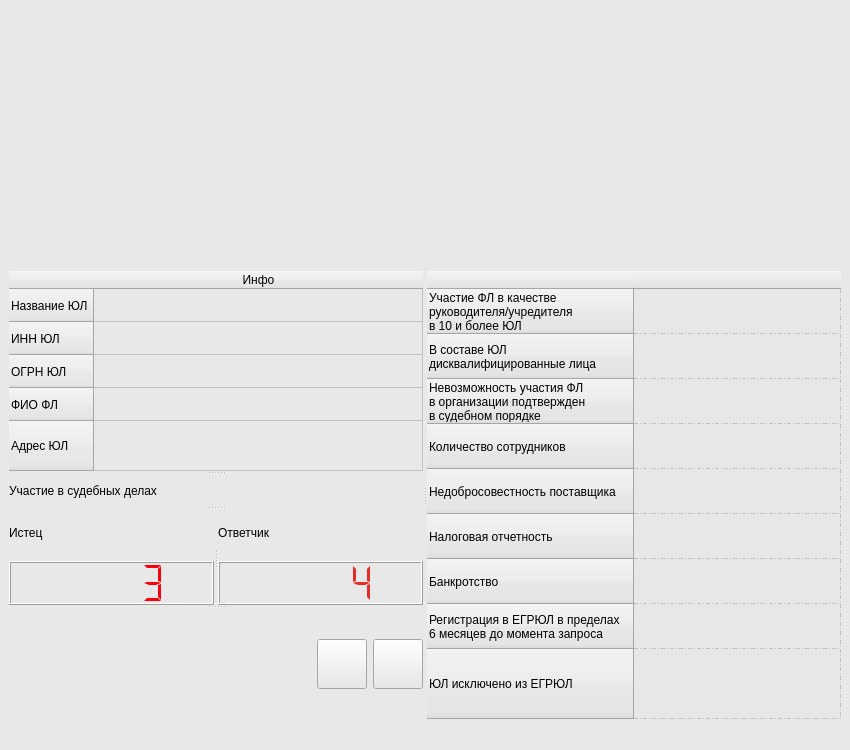
<?xml version="1.0" encoding="UTF-8"?>
<ui version="4.0">
 <class>MainWindow</class>
 <widget class="QMainWindow" name="MainWindow">
  <property name="windowModality">
   <enum>Qt::ApplicationModal</enum>
  </property>
  <property name="enabled">
   <bool>true</bool>
  </property>
  <property name="geometry">
   <rect>
    <x>0</x>
    <y>0</y>
    <width>850</width>
    <height>750</height>
   </rect>
  </property>
  <property name="sizePolicy">
   <sizepolicy hsizetype="Preferred" vsizetype="Preferred">
    <horstretch>0</horstretch>
    <verstretch>0</verstretch>
   </sizepolicy>
  </property>
  <property name="minimumSize">
   <size>
    <width>850</width>
    <height>750</height>
   </size>
  </property>
  <property name="font">
   <font>
    <family>.SF NS Text</family>
   </font>
  </property>
  <property name="windowTitle">
   <string>MainWindow</string>
  </property>
  <property name="styleSheet">
   <string notr="true">background-color: rgb(232, 232, 232);
</string>
  </property>
  <widget class="QWidget" name="centralwidget">
   <property name="styleSheet">
    <string notr="true"/>
   </property>
   <layout class="QVBoxLayout" name="verticalLayout_3">
    <item>
     <widget class="QLabel" name="label">
      <property name="minimumSize">
       <size>
        <width>100</width>
        <height>100</height>
       </size>
      </property>
      <property name="maximumSize">
       <size>
        <width>16777215</width>
        <height>150</height>
       </size>
      </property>
      <property name="baseSize">
       <size>
        <width>300</width>
        <height>100</height>
       </size>
      </property>
      <property name="font">
       <font>
        <family>Times</family>
        <pointsize>30</pointsize>
        <weight>50</weight>
        <italic>false</italic>
        <bold>false</bold>
       </font>
      </property>
      <property name="toolTip">
       <string>&lt;html&gt;&lt;head/&gt;&lt;body&gt;&lt;p&gt;&lt;img src=&quot;:/New/cat.jpg&quot;/&gt;&lt;/p&gt;&lt;/body&gt;&lt;/html&gt;</string>
      </property>
      <property name="styleSheet">
       <string notr="true">
image: url(:/newP/1.png);
</string>
      </property>
      <property name="text">
       <string/>
      </property>
      <property name="textFormat">
       <enum>Qt::PlainText</enum>
      </property>
      <property name="alignment">
       <set>Qt::AlignCenter</set>
      </property>
      <property name="wordWrap">
       <bool>false</bool>
      </property>
      <property name="textInteractionFlags">
       <set>Qt::LinksAccessibleByMouse</set>
      </property>
     </widget>
    </item>
    <item>
     <widget class="QWidget" name="widget" native="true">
      <property name="minimumSize">
       <size>
        <width>0</width>
        <height>50</height>
       </size>
      </property>
      <property name="maximumSize">
       <size>
        <width>16777215</width>
        <height>100</height>
       </size>
      </property>
      <property name="styleSheet">
       <string notr="true">image: url(:/newP/Результат.png);</string>
      </property>
     </widget>
    </item>
    <item>
     <widget class="QSplitter" name="splitter_2">
      <property name="orientation">
       <enum>Qt::Horizontal</enum>
      </property>
      <widget class="QSplitter" name="splitter">
       <property name="orientation">
        <enum>Qt::Vertical</enum>
       </property>
       <widget class="QTableWidget" name="tableWidget">
        <property name="minimumSize">
         <size>
          <width>0</width>
          <height>200</height>
         </size>
        </property>
        <property name="maximumSize">
         <size>
          <width>16777215</width>
          <height>180</height>
         </size>
        </property>
        <property name="frameShape">
         <enum>QFrame::NoFrame</enum>
        </property>
        <property name="frameShadow">
         <enum>QFrame::Plain</enum>
        </property>
        <property name="lineWidth">
         <number>0</number>
        </property>
        <property name="editTriggers">
         <set>QAbstractItemView::NoEditTriggers</set>
        </property>
        <property name="alternatingRowColors">
         <bool>false</bool>
        </property>
        <property name="gridStyle">
         <enum>Qt::SolidLine</enum>
        </property>
        <attribute name="horizontalHeaderCascadingSectionResizes">
         <bool>false</bool>
        </attribute>
        <attribute name="horizontalHeaderDefaultSectionSize">
         <number>90</number>
        </attribute>
        <attribute name="horizontalHeaderMinimumSectionSize">
         <number>90</number>
        </attribute>
        <attribute name="horizontalHeaderStretchLastSection">
         <bool>true</bool>
        </attribute>
        <attribute name="verticalHeaderDefaultSectionSize">
         <number>33</number>
        </attribute>
        <attribute name="verticalHeaderMinimumSectionSize">
         <number>30</number>
        </attribute>
        <attribute name="verticalHeaderStretchLastSection">
         <bool>true</bool>
        </attribute>
        <row>
         <property name="text">
          <string>Название ЮЛ</string>
         </property>
        </row>
        <row>
         <property name="text">
          <string>ИНН ЮЛ</string>
         </property>
        </row>
        <row>
         <property name="text">
          <string>ОГРН ЮЛ</string>
         </property>
        </row>
        <row>
         <property name="text">
          <string>ФИО ФЛ</string>
         </property>
        </row>
        <row>
         <property name="text">
          <string>Адрес ЮЛ</string>
         </property>
        </row>
        <column>
         <property name="text">
          <string>Инфо</string>
         </property>
        </column>
       </widget>
       <widget class="QLabel" name="label_8">
        <property name="text">
         <string>Участие в судебных делах</string>
        </property>
       </widget>
       <widget class="QSplitter" name="splitter_4">
        <property name="orientation">
         <enum>Qt::Horizontal</enum>
        </property>
        <widget class="QWidget" name="layoutWidget">
         <layout class="QVBoxLayout" name="verticalLayout">
          <item>
           <widget class="QLabel" name="label_9">
            <property name="text">
             <string>Истец</string>
            </property>
           </widget>
          </item>
          <item>
           <widget class="QLCDNumber" name="lcdNumber">
            <property name="styleSheet">
             <string notr="true">color: rgb(252, 0, 15);</string>
            </property>
            <property name="smallDecimalPoint">
             <bool>false</bool>
            </property>
            <property name="mode">
             <enum>QLCDNumber::Hex</enum>
            </property>
            <property name="segmentStyle">
             <enum>QLCDNumber::Flat</enum>
            </property>
            <property name="intValue" stdset="0">
             <number>3</number>
            </property>
           </widget>
          </item>
         </layout>
        </widget>
        <widget class="QWidget" name="layoutWidget">
         <layout class="QVBoxLayout" name="verticalLayout_2">
          <item>
           <widget class="QLabel" name="label_10">
            <property name="text">
             <string>Ответчик</string>
            </property>
           </widget>
          </item>
          <item>
           <widget class="QLCDNumber" name="lcdNumber_2">
            <property name="styleSheet">
             <string notr="true">color: rgb(227, 46, 39);</string>
            </property>
            <property name="mode">
             <enum>QLCDNumber::Hex</enum>
            </property>
            <property name="segmentStyle">
             <enum>QLCDNumber::Flat</enum>
            </property>
            <property name="intValue" stdset="0">
             <number>4</number>
            </property>
           </widget>
          </item>
         </layout>
        </widget>
       </widget>
       <widget class="QWidget" name="layoutWidget">
        <layout class="QHBoxLayout" name="horizontalLayout_2">
         <item>
          <widget class="QWidget" name="widget_3" native="true">
           <property name="minimumSize">
            <size>
             <width>50</width>
             <height>50</height>
            </size>
           </property>
           <property name="styleSheet">
            <string notr="true">image: url(:/newP/g1.png);</string>
           </property>
          </widget>
         </item>
         <item>
          <layout class="QHBoxLayout" name="horizontalLayout">
           <item>
            <widget class="QPushButton" name="pushButton">
             <property name="minimumSize">
              <size>
               <width>50</width>
               <height>50</height>
              </size>
             </property>
             <property name="maximumSize">
              <size>
               <width>50</width>
               <height>50</height>
              </size>
             </property>
             <property name="styleSheet">
              <string notr="true">image: url(:/newP/pddf.png);</string>
             </property>
             <property name="text">
              <string/>
             </property>
            </widget>
           </item>
           <item>
            <widget class="QPushButton" name="pushButton_2">
             <property name="minimumSize">
              <size>
               <width>50</width>
               <height>50</height>
              </size>
             </property>
             <property name="maximumSize">
              <size>
               <width>50</width>
               <height>50</height>
              </size>
             </property>
             <property name="styleSheet">
              <string notr="true">image: url(:/newP/exx.png);</string>
             </property>
             <property name="text">
              <string/>
             </property>
            </widget>
           </item>
          </layout>
         </item>
        </layout>
       </widget>
      </widget>
      <widget class="QTableWidget" name="table_3">
       <property name="enabled">
        <bool>true</bool>
       </property>
       <property name="layoutDirection">
        <enum>Qt::LeftToRight</enum>
       </property>
       <property name="styleSheet">
        <string notr="true">background-color: rgb(231, 231, 231);

</string>
       </property>
       <property name="frameShape">
        <enum>QFrame::NoFrame</enum>
       </property>
       <property name="frameShadow">
        <enum>QFrame::Plain</enum>
       </property>
       <property name="editTriggers">
        <set>QAbstractItemView::NoEditTriggers</set>
       </property>
       <property name="selectionBehavior">
        <enum>QAbstractItemView::SelectRows</enum>
       </property>
       <property name="textElideMode">
        <enum>Qt::ElideRight</enum>
       </property>
       <property name="showGrid">
        <bool>true</bool>
       </property>
       <property name="gridStyle">
        <enum>Qt::DashDotLine</enum>
       </property>
       <property name="wordWrap">
        <bool>true</bool>
       </property>
       <property name="cornerButtonEnabled">
        <bool>true</bool>
       </property>
       <attribute name="horizontalHeaderCascadingSectionResizes">
        <bool>true</bool>
       </attribute>
       <attribute name="horizontalHeaderDefaultSectionSize">
        <number>200</number>
       </attribute>
       <attribute name="horizontalHeaderMinimumSectionSize">
        <number>22</number>
       </attribute>
       <attribute name="horizontalHeaderStretchLastSection">
        <bool>true</bool>
       </attribute>
       <attribute name="verticalHeaderCascadingSectionResizes">
        <bool>true</bool>
       </attribute>
       <attribute name="verticalHeaderDefaultSectionSize">
        <number>45</number>
       </attribute>
       <attribute name="verticalHeaderMinimumSectionSize">
        <number>30</number>
       </attribute>
       <attribute name="verticalHeaderStretchLastSection">
        <bool>true</bool>
       </attribute>
       <row>
        <property name="text">
         <string>Участие ФЛ в качестве
руководителя/учредителя
в 10 и более ЮЛ</string>
        </property>
        <property name="font">
         <font>
          <stylestrategy>PreferDefault</stylestrategy>
         </font>
        </property>
       </row>
       <row>
        <property name="text">
         <string>В составе ЮЛ
дисквалифицированные лица</string>
        </property>
       </row>
       <row>
        <property name="text">
         <string>Невозможность участия ФЛ 
в организации подтвержден 
в судебном порядке</string>
        </property>
       </row>
       <row>
        <property name="text">
         <string>Количество сотрудников</string>
        </property>
       </row>
       <row>
        <property name="text">
         <string>Недобросовестность поставщика</string>
        </property>
       </row>
       <row>
        <property name="text">
         <string>Налоговая отчетность</string>
        </property>
       </row>
       <row>
        <property name="text">
         <string>Банкротство</string>
        </property>
       </row>
       <row>
        <property name="text">
         <string>Регистрация в ЕГРЮЛ в пределах 
6 месяцев до момента запроса</string>
        </property>
       </row>
       <row>
        <property name="text">
         <string>ЮЛ исключено из ЕГРЮЛ</string>
        </property>
       </row>
       <column>
        <property name="text">
         <string/>
        </property>
       </column>
      </widget>
     </widget>
    </item>
   </layout>
  </widget>
  <widget class="QStatusBar" name="statusBar">
   <property name="statusTip">
    <string/>
   </property>
   <property name="inputMethodHints">
    <set>Qt::ImhNone</set>
   </property>
   <property name="showMessage" stdset="0">
    <string>aaa</string>
   </property>
  </widget>
  <action name="actionFAQ">
   <property name="text">
    <string>FAQ</string>
   </property>
  </action>
  <action name="actionAbout_Us">
   <property name="text">
    <string>About Us</string>
   </property>
  </action>
  <action name="createPDF">
   <property name="text">
    <string>createPDF</string>
   </property>
  </action>
 </widget>
 <resources>
  <include location="neww.qrc"/>
 </resources>
 <connections/>
</ui>
